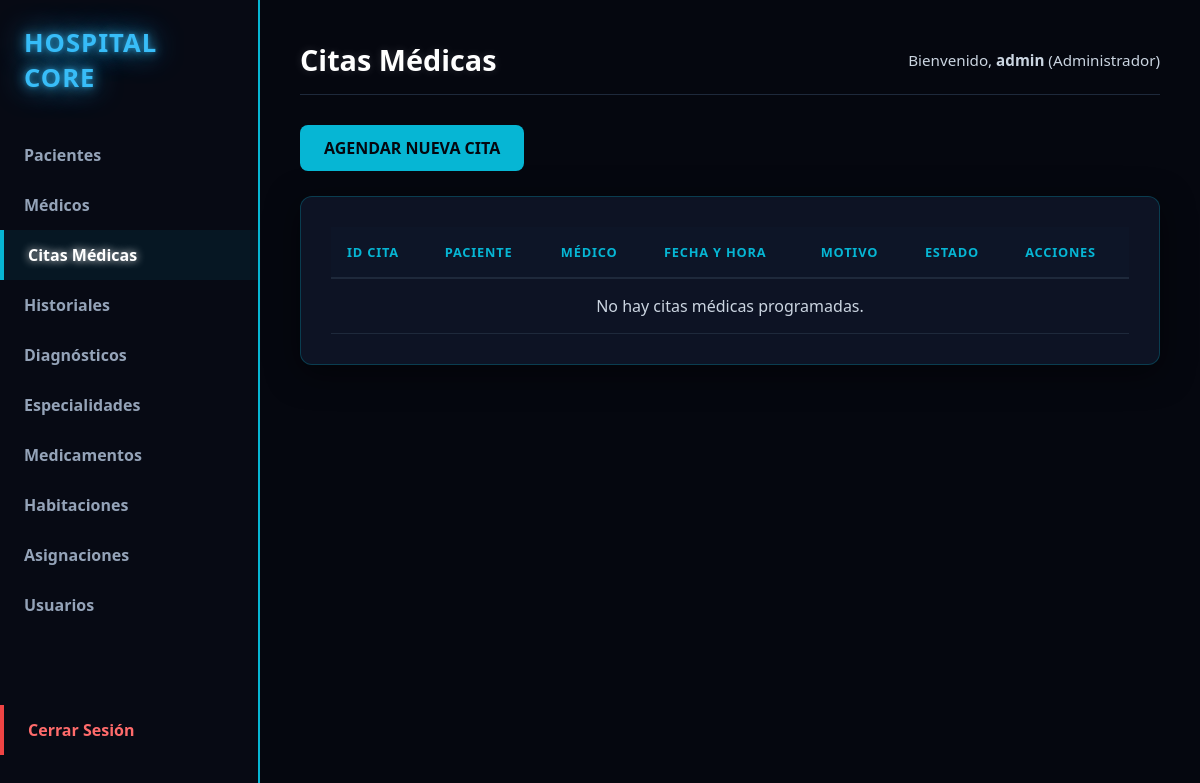
The page /index.php?url=citas (signed in) on the database as committed earlier.
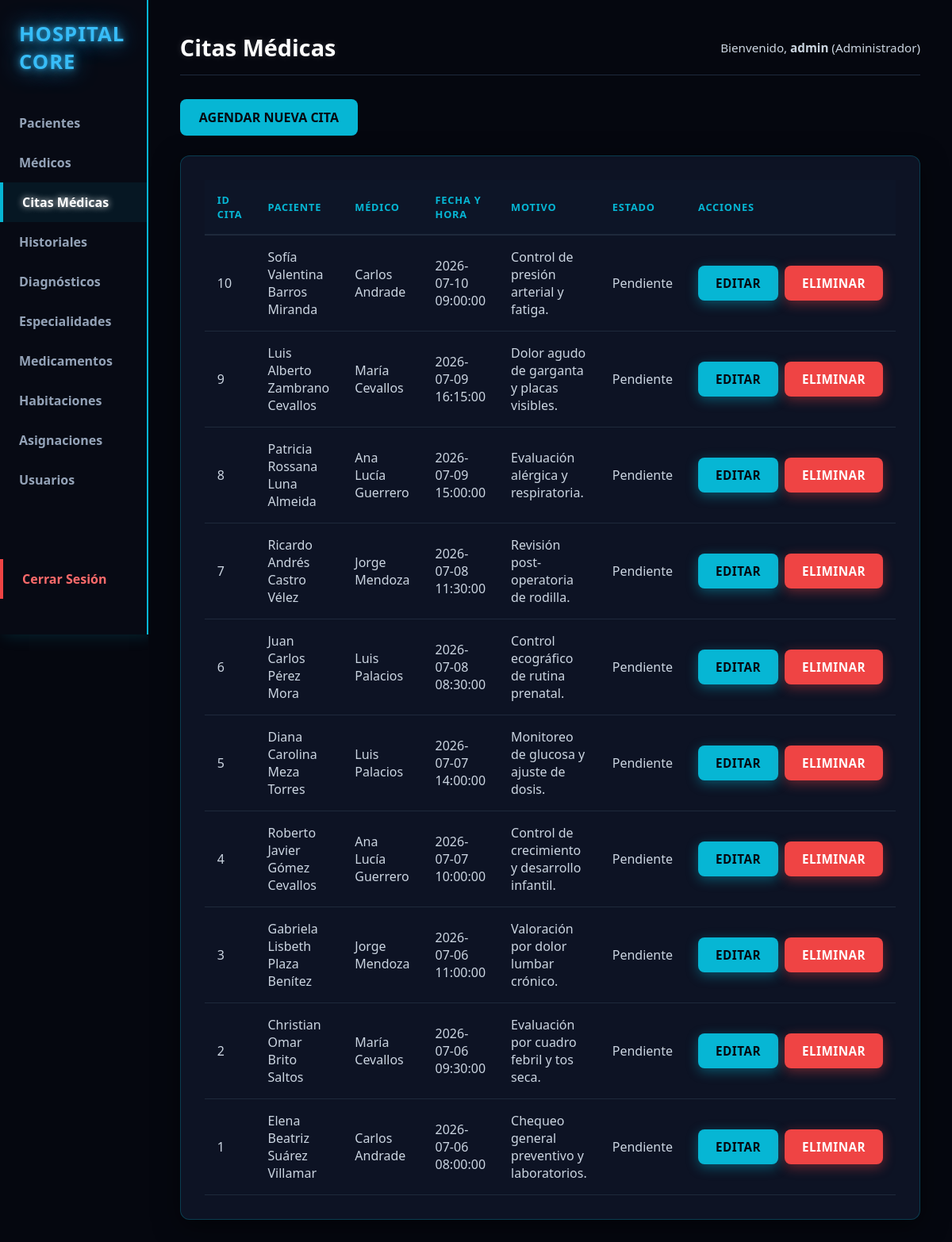
The same page on the database as committed later.
### tables this page shows
CREATE TABLE citas_medicas (
    id INT AUTO_INCREMENT PRIMARY KEY,
    id_paciente INT,
    id_medico INT,
    fecha_hora DATETIME NOT NULL,
    motivo TEXT,
    estado ENUM('Pendiente', 'Completada', 'Cancelada') DEFAULT 'Pendiente',
    FOREIGN KEY (id_paciente) REFERENCES pacientes(id),
    FOREIGN KEY (id_medico) REFERENCES medicos(id)
);

### app/Controllers/CitaController.php (called while the page is built, shortened)
<?php
class CitaController {
    private $db;
    public function __construct() {
        $database = new Database();
        $this->db = $database->getConnection();
    }
    public function index() {
        try {
            $query = "SELECT
                        c.id,
                        c.id_paciente,
                        c.id_medico,
                        c.fecha_hora,
                        c.motivo,
                        c.estado,
                        CONCAT(p.nombre, ' ', p.apellido) AS paciente,
                        CONCAT(m.nombre, ' ', m.apellido) AS medico
                      FROM citas_medicas c
                      INNER JOIN pacientes p ON c.id_paciente = p.id
                      INNER JOIN medicos m ON c.id_medico = m.id
                      ORDER BY c.id DESC";
            $stmt = $this->db->prepare($query);
            $stmt->execute();
            $citas = $stmt->fetchAll(PDO::FETCH_ASSOC);
        } catch (PDOException $e) {
            $citas = [];
        }
        require_once __DIR__ . '/../Views/shared/layout.php';
    }
}

### app/config/Database.php (called while the page is built)
<?php
class Database {
    private static $host;
    private static $port;
    private static $db_name;
    private static $username;
    private static $password;
    private static $conn = null;
    public static function getConnection() {
        if (self::$conn === null) {
            $dbUrl = getenv('DATABASE_URL');
            if ($dbUrl) {
                $urlParts = parse_url($dbUrl);
                self::$host = $urlParts['host'] ?? '127.0.0.1';
                self::$port = $urlParts['port'] ?? '3306';
                self::$username = $urlParts['user'] ?? 'root';
                self::$password = $urlParts['pass'] ?? '';
                self::$db_name = isset($urlParts['path']) ? ltrim($urlParts['path'], '/') : 'sistema_hospitalario';
            } else {
                self::$host = getenv('DB_HOST') ?: '127.0.0.1';
                self::$port = getenv('DB_PORT') ?: '3306';
                self::$db_name = getenv('DB_NAME') ?: 'sistema_hospitalario';
                self::$username = getenv('DB_USERNAME') ?: 'root';
                self::$password = getenv('DB_PASSWORD') ?: '';
            }
            try {
                self::$conn = new PDO(
                    "mysql:host=" . self::$host . ";port=" . self::$port . ";dbname=" . self::$db_name . ";charset=utf8",
                    self::$username,
                    self::$password
                );
                self::$conn->setAttribute(PDO::ATTR_ERRMODE, PDO::ERRMODE_EXCEPTION);
            } catch (PDOException $exception) {
                die("Error de conexión en la base de datos: " . $exception->getMessage());
            }
        }
        return self::$conn;
    }
}

### app/Views/citas/index.php (the view)
<div class="page-header">
    <a href="index.php?url=citas/crear" class="btn btn-primary">Agendar Nueva Cita</a>
</div>
<div class="table-container">
    <table>
        <thead>
            <tr>
                <th>ID Cita</th>
                <th>Paciente</th>
                <th>Médico</th>
                <th>Fecha y Hora</th>
                <th>Motivo</th>
                <th>Estado</th>
                <th>Acciones</th>
            </tr>
        </thead>
        <tbody>
            <?php if (empty($citas)): ?>
                <tr>
                    <td colspan="7" class="text-center">No hay citas médicas programadas.</td>
                </tr>
            <?php else: ?>
                <?php foreach ($citas as $cita): ?>
                    <tr>
                        <td><?= $cita['id']; ?></td>
                        <td><?= htmlspecialchars($cita['paciente'] ?? 'Paciente ID: ' . $cita['id_paciente']); ?></td>
                        <td><?= htmlspecialchars($cita['medico'] ?? 'Médico ID: ' . $cita['id_medico']); ?></td>
                        <td><?= $cita['fecha_hora']; ?></td>
                        <td><?= htmlspecialchars($cita['motivo'] ?? 'No especificado'); ?></td>
                        <td>
                            <span class="status-badge"><?= htmlspecialchars($cita['estado'] ?? 'Pendiente'); ?></span>
                        </td>
                        <td>
                            <div class="actions-flex">
                                <a href="index.php?url=citas/editar&id=<?= $cita['id']; ?>" class="btn-action btn-edit">Editar</a>
                                <a href="index.php?url=citas/eliminar&id=<?= $cita['id']; ?>" class="btn-action btn-delete" onclick="return confirm('¿Está seguro de que desea cancelar permanentemente esta cita médica?')">Eliminar</a>
                            </div>
                        </td>
                    </tr>
                <?php endforeach; ?>
            <?php endif; ?>
        </tbody>
    </table>
</div>

Rows that differ between the two databases and show on the page:
added citas_medicas: id "10", paciente "Sofía Valentina Barros Miranda", medico "Carlos Andrade", fecha_hora "2026-07-10 09:00:00", motivo "Control de presión arterial y fatiga.", estado "Pendiente"
added citas_medicas: id "9", paciente "Luis Alberto Zambrano Cevallos", medico "María Cevallos", fecha_hora "2026-07-09 16:15:00", motivo "Dolor agudo de garganta y placas visibles.", estado "Pendiente"
added citas_medicas: id "8", paciente "Patricia Rossana Luna Almeida", medico "Ana Lucía Guerrero", fecha_hora "2026-07-09 15:00:00", motivo "Evaluación alérgica y respiratoria.", estado "Pendiente"
added citas_medicas: id "7", paciente "Ricardo Andrés Castro Vélez", medico "Jorge Mendoza", fecha_hora "2026-07-08 11:30:00", motivo "Revisión post-operatoria de rodilla.", estado "Pendiente"
added citas_medicas: id "6", paciente "Juan Carlos Pérez Mora", medico "Luis Palacios", fecha_hora "2026-07-08 08:30:00", motivo "Control ecográfico de rutina prenatal.", estado "Pendiente"
added citas_medicas: id "5", paciente "Diana Carolina Meza Torres", medico "Luis Palacios", fecha_hora "2026-07-07 14:00:00", motivo "Monitoreo de glucosa y ajuste de dosis.", estado "Pendiente"
added citas_medicas: id "4", paciente "Roberto Javier Gómez Cevallos", medico "Ana Lucía Guerrero", fecha_hora "2026-07-07 10:00:00", motivo "Control de crecimiento y desarrollo infantil.", estado "Pendiente"
added citas_medicas: id "3", paciente "Gabriela Lisbeth Plaza Benítez", medico "Jorge Mendoza", fecha_hora "2026-07-06 11:00:00", motivo "Valoración por dolor lumbar crónico.", estado "Pendiente"
added citas_medicas: id "2", paciente "Christian Omar Brito Saltos", medico "María Cevallos", fecha_hora "2026-07-06 09:30:00", motivo "Evaluación por cuadro febril y tos seca.", estado "Pendiente"
added citas_medicas: id "1", paciente "Elena Beatriz Suárez Villamar", medico "Carlos Andrade", fecha_hora "2026-07-06 08:00:00", motivo "Chequeo general preventivo y laboratorios.", estado "Pendiente"
Other text that changed with them:
text no longer shown: "No hay citas médicas programadas."
